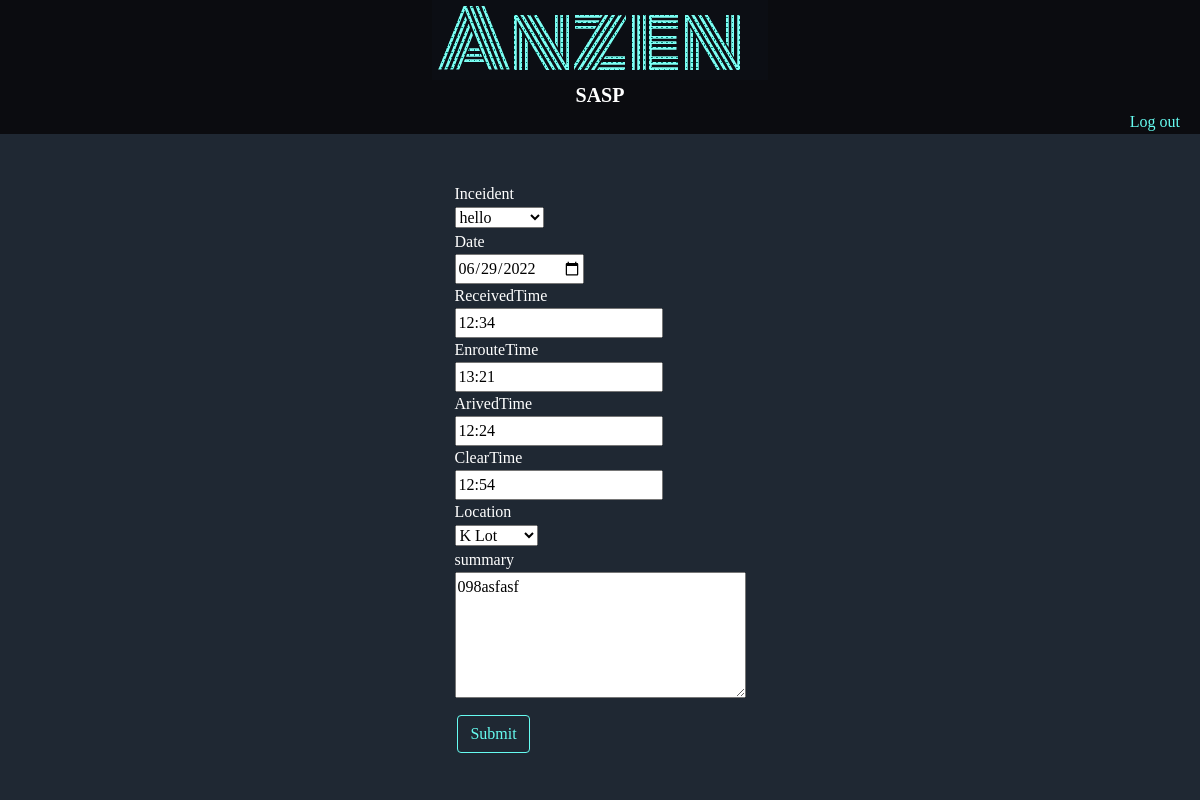
The app's page /incidentReportEdit/10/ (signed in), older data.
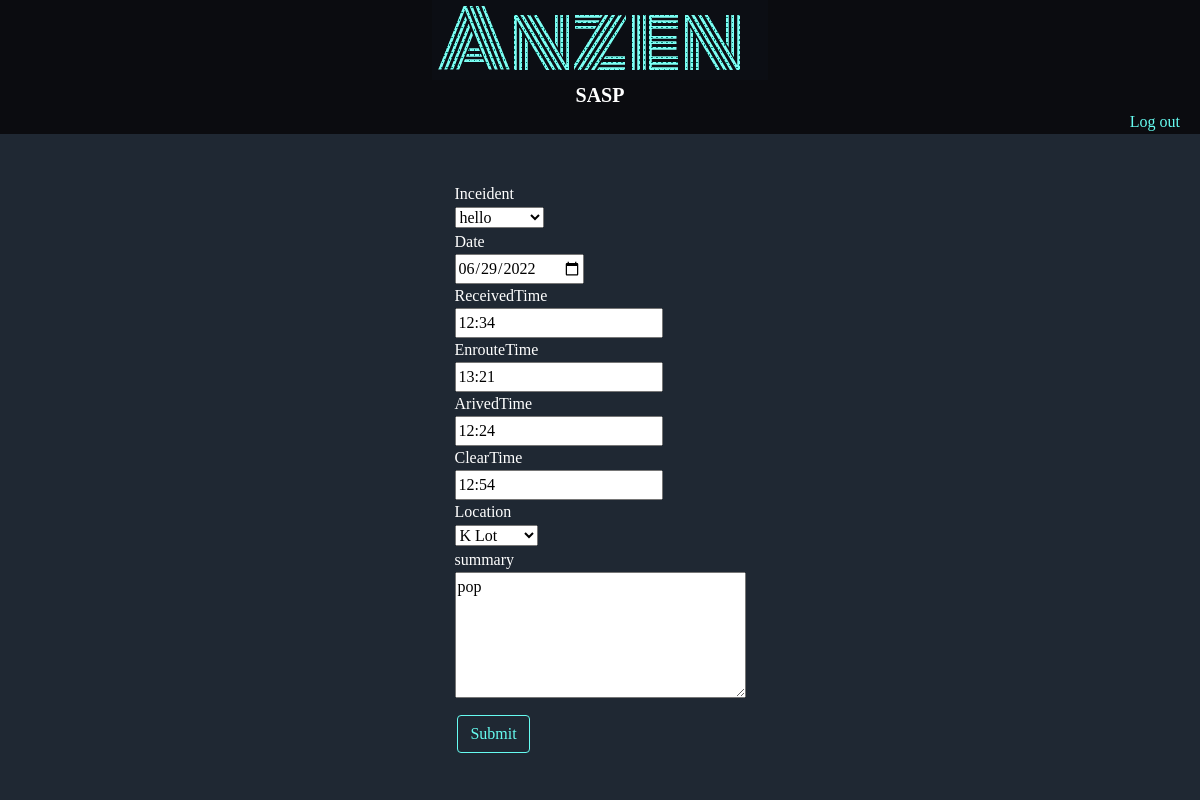
The same page, newer data.
### accounts/models.py (models this page shows, shortened)
class incidentReport (models.Model):
    reportedBy  = models.ForeignKey(User,null=False,on_delete=models.PROTECT)
    inceident = models.CharField(max_length=150,null=False)
    date = models.DateField(auto_now=False, auto_now_add=False,null=False)
    receivedTime = models.TimeField(auto_now=False, auto_now_add=False,)
    enrouteTime = models.TimeField(auto_now=False, auto_now_add=False,)
    arivedTime = models.TimeField(auto_now=False, auto_now_add=False,)
    clearTime = models.TimeField(auto_now=False, auto_now_add=False,)
    location = models.CharField(max_length=150,null=False)
    summary = models.TextField()

### accounts/views.py (the view, shortened to what this page needs)
# urls.py: path('incidentReportEdit/<int:entryID>/',views.incidentReportEdit,name='incidentReportEdit'),
@login_required(login_url='login')
def incidentReportEdit(request, entryID):
    inc= models.inceident.objects.all()
    loc = models.location.objects.all()
    incidentReport = models.incidentReport.objects.get(id=entryID)
    inceidents =[]
    locations = []
    for l in loc:
        locations.append(str(l))
    for i in inc:
        inceidents.append(str(i))
    print(request.POST)
    return render(request,'accounts/reports/inceidentReportEdiit.html',{'inceidents':inceidents,'locations':locations,'incidentReport':incidentReport})

### accounts/models.py (called while the page is built)
    def __str__(self):
        return self.inceidentName

    def __str__(self):
        return self.locationName

### accounts/templates/accounts/reports/inceidentReportEdiit.html (shortened to what this page needs)
{% extends 'accounts/index.html' %}
{% block content %}
    <div class="incedentReportEntryMain">
        <form method="POST" class="incedentReportEntryMainform">
            <div>
                <p>Inceident</p>
                <select name="inceident" id="">
                    {% for inceident  in inceidents %}
                        {% if inceident == incidentReport.inceident %}
                            <option value='{{inceident}}' selected="selected">{{inceident}}</option>
                        {% else %}
                            <option value='{{inceident}}'>{{inceident}}</option>
                        {% endif %}
                    {% endfor %}
                </select>
            </div>
            <div>
                <p>Date</p>
                <input type="date" name="date" id="date" onclick="dateMaxSet();"  required max="today">
            </div>
            <div>
                <p>ReceivedTime</p>
                <input type="text" pattern="[0-23]{2}:[0-59]{2}" oninput ="check_time(this.value,'receivedTime');" name="receivedTime" id="receivedTime" maxlength="5" value="{{incidentReport.receivedTime |date:"G:i"}}" required >
            </div>
            <div>
                <p>EnrouteTime</p>
                <input type="text" name="enrouteTime" oninput ="check_time(this.value,'enrouteTime');" id="enrouteTime" maxlength="5" value="{{incidentReport.enrouteTime |date:"G:i"}}" required>
            </div>
            <div>
                <p>ArivedTime</p>
                <input type="text" name="arivedTime" oninput ="check_time(this.value,'arivedTime');" id="arivedTime" maxlength="5" value="{{incidentReport.arivedTime |date:"G:i"}}" required>
            </div>
            <div>
                <p>ClearTime</p>
                <input type="text" name="clearTime" oninput ="check_time(this.value,'clearTime');"id="clearTime" maxlength="5" value="{{incidentReport.clearTime |date:"G:i"}}" required>
            </div>
            <div>
                <p>Location</p>
                <select name="location" id="">
                    {% for location  in locations %}
                        {% if location == incidentReport.location %}
                            <option value='{{location}}' selected="selected">{{location}}</option>
                        {% else %}
                            <option value='{{location}}' >{{location}}</option>
                        {% endif %}
                    {% endfor %}
                </select>
            </div>
            <div>
                <p>summary</p>
                <textarea name="summary" id="" cols="30" rows="5">{{incidentReport.summary}}</textarea>
            </div>
            <button type="submit"  class="muleInspectionEntrybutton">Submit</button>
        </form>
    </div>
{% endblock content %}

Row changes from the older to the newer data that the page shows:
changed incidentReport: summary "098asfasf" → "pop"
